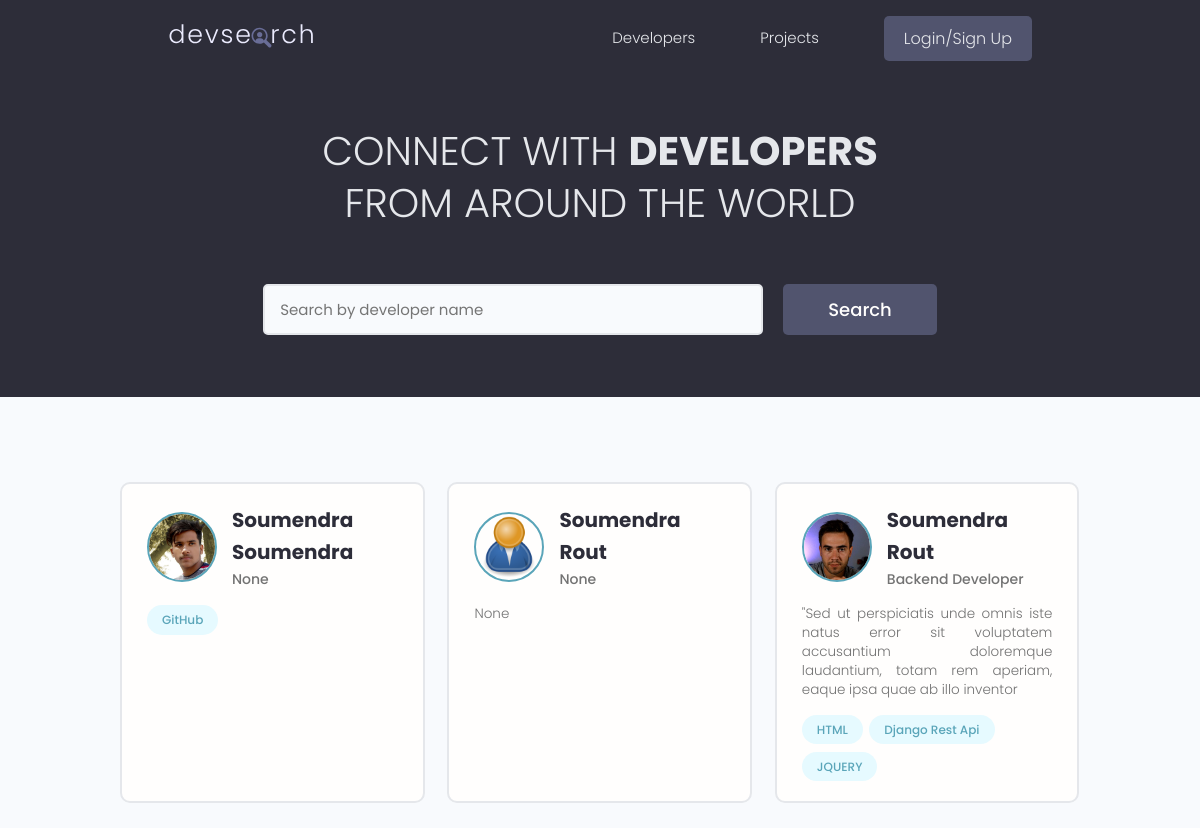
Before: / with the older database file.
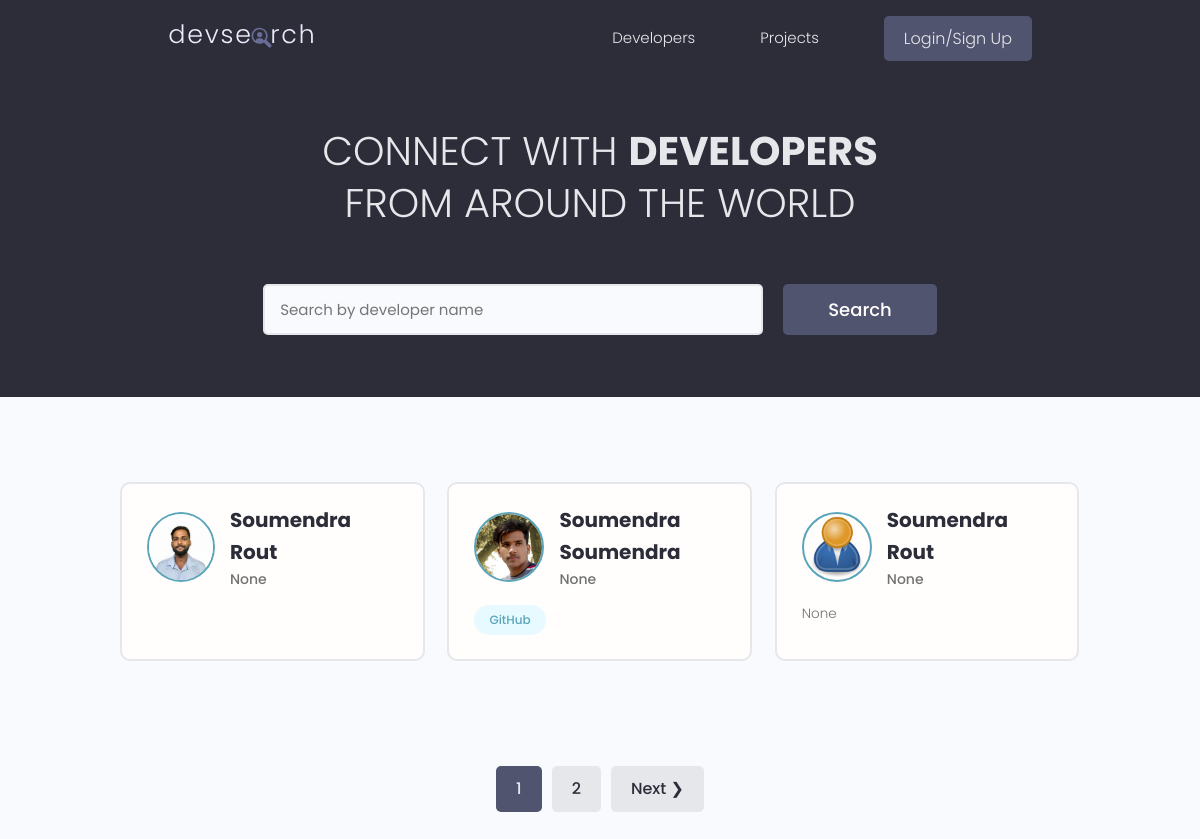
After: the same page with the newer database file.
### users/models.py (models this page shows, shortened)
class Profile(models.Model):
    user = models.OneToOneField(User,on_delete=models.CASCADE,null=True,blank=True)
    name = models.CharField(max_length=200,blank=True,null=True)
    email = models.EmailField(max_length=500, blank=True,null=True)
    username = models.CharField(max_length=200,blank=True,null=True)
    location = models.CharField(max_length=200,blank=True,null=True)
    short_intro = models.CharField(max_length=200,blank=True,null=True)
    bio = models.TextField(blank=True,null=True)
    profile_image = models.ImageField(null=True,blank=True,upload_to='profiles/',default='profiles/user-default.png')
    social_github = models.CharField(max_length=200,blank=True,null=True)
    social_twitter = models.CharField(max_length=200,blank=True,null=True)
    social_linkedin = models.CharField(max_length=200,blank=True,null=True)
    social_youtube = models.CharField(max_length=200,blank=True,null=True)
    social_website = models.CharField(max_length=200,blank=True,null=True)
    created = models.DateTimeField(auto_now_add=True)
    id = models.UUIDField(default=uuid.uuid4,unique=True,primary_key=True,editable=False)
    class Meta:
        ordering = ['-created']
    @property
    def imageURL(self):
        try:
            url = self.profile_image.url
        except:
            url = ''
        return url

class Skill(models.Model):
    owner = models.ForeignKey(Profile,on_delete=models.CASCADE,null=True,blank=True)
    name = models.CharField(max_length=200,blank=True,null=True)
    description = models.TextField(null=True,blank=True)
    created = models.DateTimeField(auto_now_add=True)
    id = models.UUIDField(default=uuid.uuid4,unique=True,primary_key=True,editable=False)
    def __str__(self):
        return str(self.name)

### users/views.py (the view)
# urls.py: path('',views.profiles, name='profiles'),
def profiles(request):
    profiles,search_query=searchProfiles(request)
    custom_range ,profiles =paginationProfiles(request,profiles,3)
    context = {'profiles':profiles,'search_query':search_query,'custom_range':custom_range}
    return render(request,'users/profiles.html',context)

### users/utils.py (called while the page is built)
def paginationProfiles(request,profiles,result):
    page = request.GET.get('page')
    paginator = Paginator(profiles,result)
    try:
        profiles = paginator.page(page)
    except PageNotAnInteger:
        page = 1
        profiles = paginator.page(page)
    except EmptyPage:
        page =paginator.num_pages
        profiles = paginator.page(page)
    leftIndex = (int(page)-4)
    if leftIndex < 1:
        leftIndex = 1
    rightIndex = (int(page)+5)
    if rightIndex > paginator.num_pages:
        rightIndex = paginator.num_pages + 1
    custom_range=range(leftIndex,rightIndex)
    return custom_range,profiles

def searchProfiles(request):
    search_query = ''
    if request.GET.get('search_query'):
        search_query = request.GET.get('search_query')
    skills = Skill.objects.filter(name__icontains=search_query)
    profiles = Profile.objects.distinct().filter(Q(name__icontains=search_query) |
                                    Q(short_intro__icontains=search_query) |
                                    Q(skill__in=skills))
    return profiles,search_query

### users/templates/users/profiles.html (shortened to what this page needs)
{% extends "main.html" %}
{% block content %}
  <main class="home">
    <section class="hero-section text-center">
      <div class="container container--narrow">
        <div class="hero-section__box">
          <h2>CONNECT WITH <span>DEVELOPERS</span></h2>
          <h2>FROM AROUND THE WORLD</h2>
        </div>
        <div class="hero-section__search">
          <form id='searchForm' class="form" action="{% url 'profiles' %}" method="get">
            <div class="form__field">
              <input class="input input--text" id="formInput#search" type="text" name="search_query"
                value= "{{search_query}}" placeholder="Search by developer name" />
            </div>
            <input class="btn btn--sub btn--lg" type="submit" value="Search" />
          </form>
        </div>
      </div>
    </section>
    <section class="devlist">
      <div class="container">
        <div class="grid grid--three">
          {% for profile in profiles %}
          <div class="column card">
            <div class="dev">
              <a href="{% url 'user-profile' profile.id %}" class="card__body">
                <div class="dev__profile">
                  <img class="avatar avatar--md" src="{{ profile.imageURL }}" alt="image" />
                  <div class="dev__meta">
                    <h3>{{ profile.name }}</h3>
                    <h5>{{ profile.short_intro|slice:"60" }}</h5>
                  </div>
                </div>
                <p class="dev__info">{{ profile.bio|slice:"150" }}</p>
                <div class="dev__skills">
                    {% for skill in profile.skill_set.all|slice:"5" %}
                  <span class="tag tag--pill tag--main">
                    <small>{{ skill }}</small>
                  </span>
                    {% endfor %}
                </div>
              </a>
            </div>
          </div>
          {% endfor %}
        </div>
      </div>
    </section>
    {% include "pagination.html" with queryset=profiles custom_range=custom_range%}
  </main>
{% endblock content %}

Changed rows visible on the page:
no longer on this page (row unchanged): Profile: imageURL (picture), name "Soumendra Rout", short_intro "Backend Developer", bio "\"Sed ut perspiciatis unde omnis iste natus error sit voluptatem accusantium doloremque laudantium, totam rem aperiam, eaque ipsa quae ab illo inventor"
no longer on this page (row unchanged): Skill: name "HTML", shown under "Soumendra Rout"
no longer on this page (row unchanged): Skill: name "Django Rest Api", shown under "Soumendra Rout"
no longer on this page (row unchanged): Skill: name "JQUERY", shown under "Soumendra Rout"
added Profile: imageURL (picture), name "Soumendra Rout", short_intro "None"
Other visible differences:
new list line: "1"
new list line: "2"
text now shown: "Next ❯"
